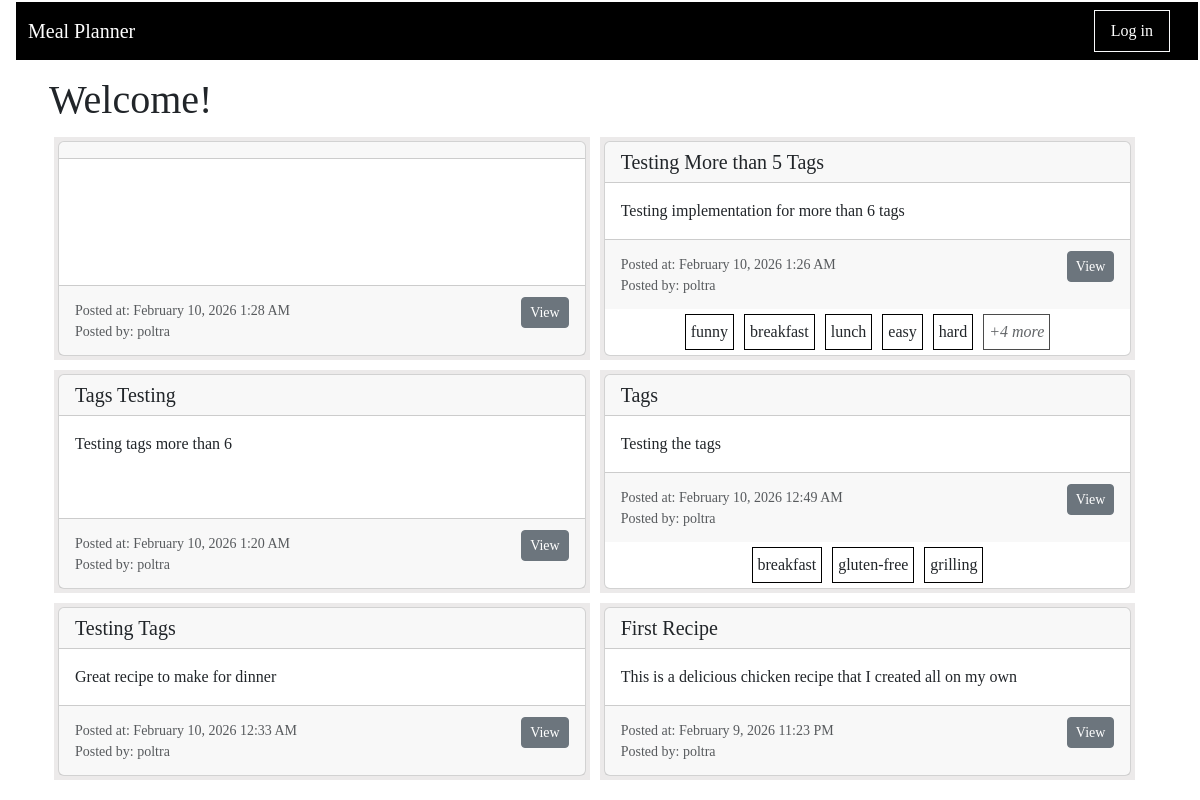
The page /index on the database as committed earlier.
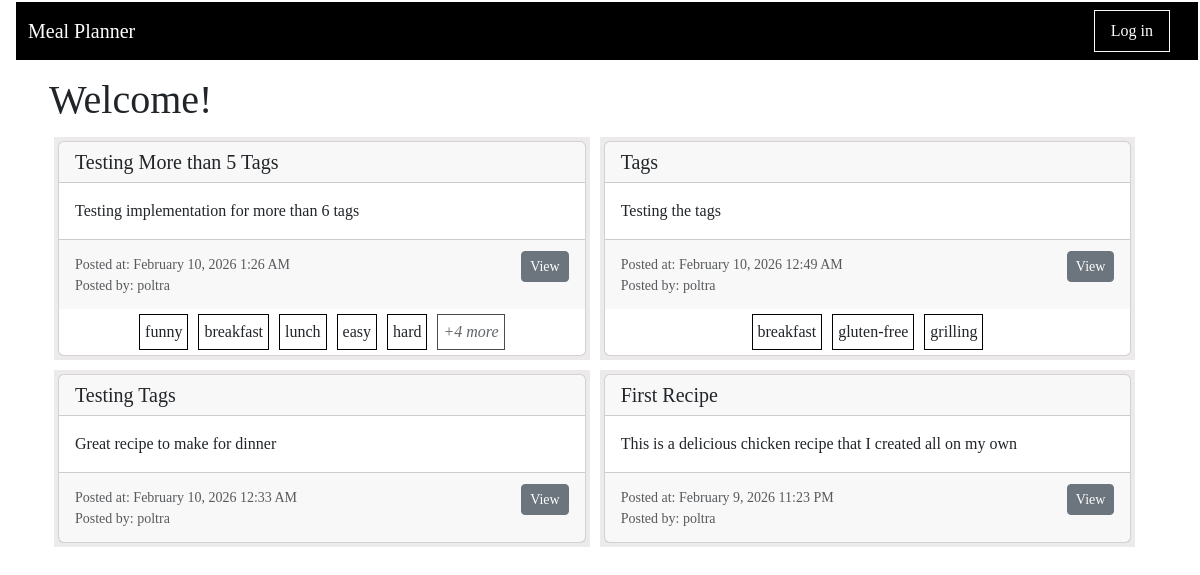
The same page on the database as committed later.
### app/main/models.py (models this page shows, shortened)
class Recipe(db.Model):
    id : sqlo.Mapped[int] = sqlo.mapped_column(primary_key=True)
    title : sqlo.Mapped[str] = sqlo.mapped_column(sqla.String(150), default="")
    description: sqlo.Mapped[str] = sqlo.mapped_column(sqla.String(1500), default="")
    servingSize : sqlo.Mapped[float] = sqlo.mapped_column(sqla.Float, default=0)
    estimatedTime : sqlo.Mapped[str] = sqlo.mapped_column(sqla.String(25), default="")
    steps : sqlo.Mapped[str] = sqlo.mapped_column(sqla.String, default="")
    timestamp : sqlo.Mapped[Optional[datetime]] = sqlo.mapped_column(default = lambda : datetime.now(timezone.utc))
    is_draft : sqlo.Mapped[bool] = sqlo.mapped_column(sqla.Boolean, default=True)
    user_id : sqlo.Mapped[int] = sqlo.mapped_column(sqla.ForeignKey('user.id'))
    writer : sqlo.Mapped['User'] = sqlo.relationship(back_populates='written_recipes')
    tags: sqlo.WriteOnlyMapped['Tag'] = sqlo.relationship(
        secondary=recipe_tags_table,
        primaryjoin=(recipe_tags_table.c.recipe_id == id),
        back_populates='recipes',
        passive_deletes=True)
    recipe_saved_by_users : sqlo.WriteOnlyMapped['User'] = sqlo.relationship(
        secondary=saved_recipes_table,
        primaryjoin=(saved_recipes_table.c.recipe_id == id),
        back_populates='users_saved_recipes',
        passive_deletes=True)
    def get_num_tag(self):
        return len(self.get_tags())
    ingredients_used: sqlo.WriteOnlyMapped['RecipeIngredientUse'] = sqlo.relationship(back_populates='recipe_usecase_recipe', passive_deletes=True)
    def get_tags(self):
        return db.session.scalars(self.tags.select()).all()

class User(db.Model, UserMixin):
    id: sqlo.Mapped[int] = sqlo.mapped_column(primary_key=True)
    first_name: sqlo.Mapped[str] = sqlo.mapped_column(sqla.String(64))
    last_name: sqlo.Mapped[str] = sqlo.mapped_column(sqla.String(64))
    username: sqlo.Mapped[str] = sqlo.mapped_column(sqla.String(64))
    email: sqlo.Mapped[str] = sqlo.mapped_column(sqla.String(120))
    password_hash: sqlo.Mapped[str] = sqlo.mapped_column(sqla.String(256))
    is_certified: sqlo.Mapped[bool] = sqlo.mapped_column(sqla.Boolean, default=False)
    written_recipes: sqlo.WriteOnlyMapped['Recipe'] = sqlo.relationship(back_populates='writer')
    users_saved_recipes : sqlo.WriteOnlyMapped['Recipe'] = sqlo.relationship(
        secondary=saved_recipes_table,
        primaryjoin=(saved_recipes_table.c.user_id == id),
        back_populates='recipe_saved_by_users',
        passive_deletes=True)
    curr_ingredients: sqlo.WriteOnlyMapped['UserIngredientListUse'] = sqlo.relationship(back_populates='userlist_user')

class Tag(db.Model):
    id: sqlo.Mapped[int] = sqlo.mapped_column(primary_key=True)
    name: sqlo.Mapped[str] = sqlo.mapped_column(sqla.String(20))
    recipes: sqlo.WriteOnlyMapped['Recipe'] = sqlo.relationship(
        secondary=recipe_tags_table, primaryjoin=(recipe_tags_table.c.tag_id == id), back_populates='tags')

### app/main/routes.py (the view)
@bp_main.route('/', methods=['GET'])
@bp_main.route('/index', methods=['GET', 'POST'])
def index():
    empty_form = EmptyForm()
    if request.method == 'GET':
        recipes = sqla.select(Recipe).order_by(Recipe.timestamp.desc())
    all_recipes  = db.session.scalars(recipes).all()
    return render_template('index.html', title="", recipes=all_recipes, form=empty_form)

### app/main/forms.py
class EmptyForm(FlaskForm):
    submit = SubmitField('Submit')

### meal_planner.py (called while the page is built)
@app.before_request
def initDB(*args, **kwargs):
    if app._got_first_request:
        db.create_all()

### app/main/templates/index.html
{% extends "base.html" %}
{% import 'bootstrap_wtf.html' as wtf %}
{% block content %}
<div class="d-flex justify-content-between align-items-center">
    <h1 >Welcome!</h1>
</div>
    <div class="recipelist">
        {% for recipe in recipes %}
            <div class="recipe-box">{% include '_recipe.html' %} </div>
        {% endfor %}
    </div>
{% endblock %}

### app/main/templates/base.html (shortened to what this page needs)
<html>
    <head>
       <link
            href="https://cdn.jsdelivr.net/npm/bootstrap@5.3.2/dist/css/bootstrap.min.css"
            rel="stylesheet"
>
       <link rel="stylesheet" href="{{ url_for('static', filename='css/main.css') }}">
       <head>{{ moment.include_moment() }}</head>
    </head>
    <body>
        <nav class = "navbar navbar-dark navbar-expand-lg" style="background-color: black;">
            <div class="container-fluid">
                <a class="navbar-brand" href="{{ url_for('main.index') }}">Meal Planner</a>
                <div class="collapse navbar-collapse" id="navbarSupportedContent">
                    <ul class="navbar-nav ms-auto mb-2 mb-lg-0 align-items-center">
                        {% if not current_user.is_anonymous %}
                            <li class="nav-item border border-light px-2 me-3 " >
                            </li>
                            <li class="nav-item border border-light px-2 me-3 " >
                            </li>
                            <li class="nav-item border border-light px-2 me-3 " >
                                <a class="nav-link text-white" aria-current="page" href="{{ url_for('main.display_profile') }}">Profile</a>
                            </li>
                            <li class="nav-item border border-light px-2 me-3 " >
                                <a class="nav-link text-white" aria-current="page" href="{{ url_for('auth.logout') }}">Log out</a>
                            </li>
                            <li class="nav-item me-3">
                                <span class="navbar-text text-light">
                                    Current user is: <strong>{{ current_user.first_name }}</strong>
                                </span>
                            </li>
                        {% else %}
                            <li class="nav-item border border-light px-2 me-3 " >
                                <a class="nav-link text-white" aria-current="page" href="{{ url_for('auth.login') }}">Log in</a>
                            </li>
                        {% endif %}
                    </ul>
                </div>
            </div>
        </nav>
        <div class="container mt-3">
            {% block content %}{% endblock %}
        </div>
    </body>
</html>

### app/main/templates/_recipe.html (shortened to what this page needs)
<div id="recipe-{{recipe.id}}" class="card">
        <div class="card-header">
            <h5 class="card-title mb-0">{{ recipe.title }}</h5>
        </div>
        <div class="card-body">
            <p class="card-text">{{ recipe.description }}</p>
        </div>
        <div class="card-footer">
            <div>
                <small class="text-muted">Posted at: {{ moment(recipe.timestamp).format('LLL') }}</small>
                <br>
                <small class="text-muted">Posted by: {{ recipe.writer.username }}</small>
            </div>
            <div>
                <form action="{{ url_for('main.viewRecipe', recipe_id=recipe.id) }}" method="get">
                        <input type="submit" value="View" class="btn btn-secondary btn-sm" style="width: 100%">
                </form>
            </div>
        </div>
            <tr>
                    <div class = "card-tag">
                        {% if recipe.get_num_tag() > 6 %}
                            {% for tag in recipe.get_tags()[:5] %}
                                <span class = "tagitem"> {{tag.name}} </span>
                            {% endfor %}
                            <span class="tagitem tag-more">
                                +{{ recipe.get_num_tag()-5 }} more
                            </span>
                        {% else %}
                            {% for tag in recipe.get_tags() %}
                                <span class = "tagitem"> {{tag.name}} </span>
                            {% endfor %}
                        {% endif %}
                    </div>
            </tr>
</div>

### app/static/css/main.css (style rules this page uses)
body { margin: 1px 1px 1px 15px; padding: 1px; font-family: Tahoma; text-align: left; }
.recipelist { display: flex; flex-wrap: wrap; }
.recipe-box { display: flex; justify-content: center; align-items: center; background-color: #eceaea; margin: 5px; padding: 4px 4px 4px 4px; }
@media screen and (min-width: 1200px) { .recipe-box { width: 32%; } }
@media screen and (min-width: 800px) and (max-width: 1200px) { .recipe-box { width: 48%; } }
.tagitem { text-align: center; margin: 5px 5px 5px 5px; padding: 5px; border: 1px solid black; background-color: white; }
.tag-more { font-style:italic; opacity: 0.7; }
.card { width: 100%; height: 100%; }
.card-footer { display: flex; justify-content: space-between; align-items: center; min-height: 70px; }
.card-tag { display:flex; flex-wrap:wrap; justify-content:center; align-items:center; }

Rows that differ between the two databases and show on the page:
removed Recipe: timestamp "February 10, 2026 1:28 AM", writer.username "poltra"
removed Recipe: title "Tags Testing", description "Testing tags more than 6", timestamp "February 10, 2026 1:20 AM", writer.username "poltra"
